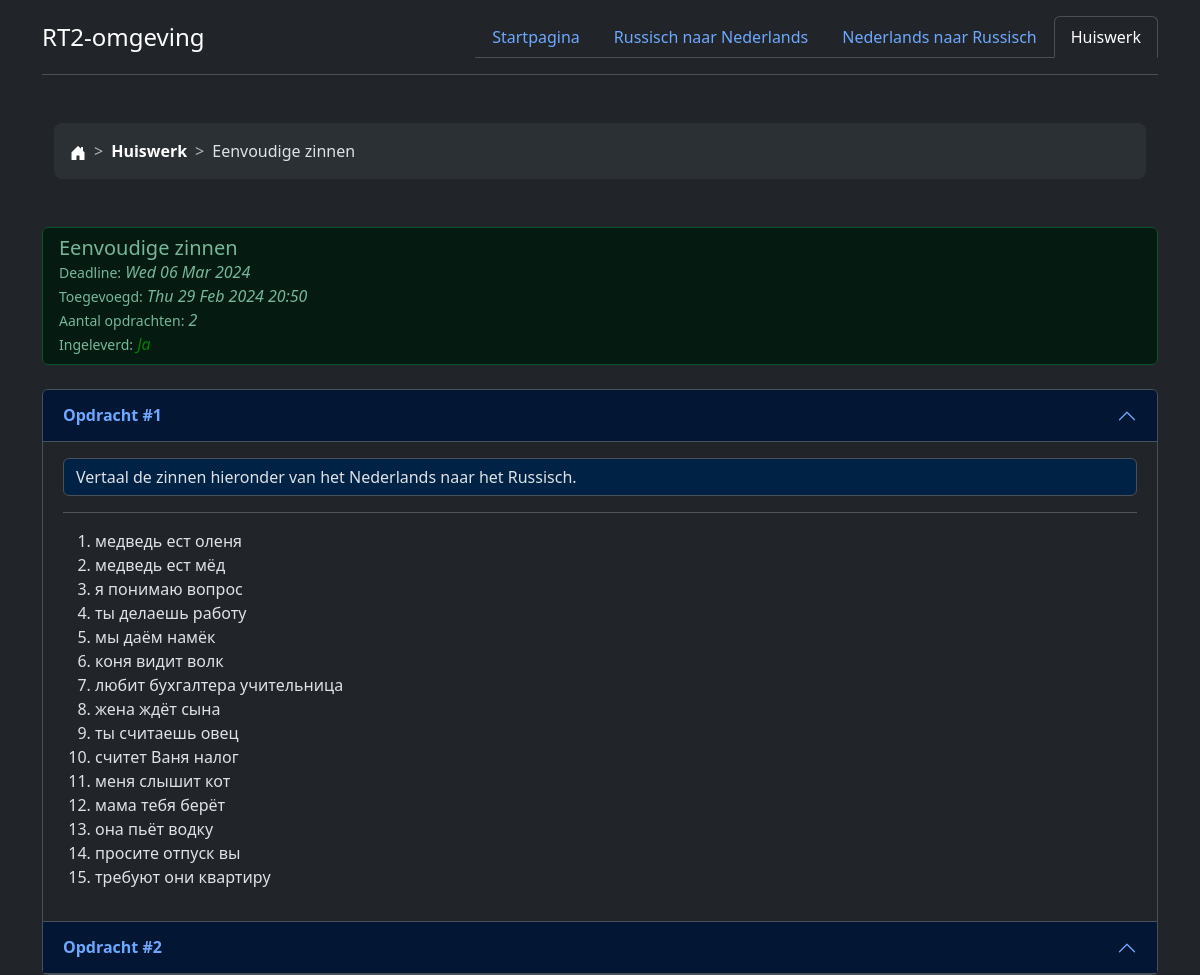
The app's page /huiswerk/9/ with its own data.
### Vocabulaire/models.py (models this page shows, shortened)
class Homework(models.Model):
    created = models.DateTimeField(null=True, blank=True)
    visible = models.BooleanField(default=False)
    deadline = models.DateField()
    topic = models.CharField(max_length=200)
    done = models.BooleanField()
    def __str__(self):
        return self.topic

class Task(models.Model):
    homework = models.ForeignKey(Homework, on_delete=models.CASCADE)
    description = models.TextField()
    content = RichTextField()

### Vocabulaire/views.py (the view)
# urls.py: path("huiswerk/<homework_id>/", views.tasks, name='tasks'),
def tasks(request, homework_id):
    homework = Homework.objects.get(id=homework_id)
    tasks = homework.task_set.all()
    breadcrumb = ['homework', 'tasks']
    breadcrumb_names = [unquote(page) for page in reverse('tasks', args=[
        homework_id]).strip(
        "/").split("/")]
    breadcrumb_names[-1] = str(homework)
    today = date.today()
    context = {
        'breadcrumb': list(zip(breadcrumb, breadcrumb_names)),
        'homework': homework,
        'tasks': tasks,
        'today': today,
    }
    return render(request, "Vocabulaire/tasks.html", context)

### templates/Vocabulaire/tasks.html (shortened to what this page needs)
{% extends 'Vocabulaire/base.html' %}
{% block content %}
    <ul class="list-group">
      <li class="list-group-item{% if homework.done %} list-group-item-success{% elif homework.deadline < today %} list-group-item-warning{% endif %}">
          <div class="card-body">
            <h5 class="card-title">{{ homework|capfirst }}</h5>
              <small>Deadline:</small> <i>{{ homework.deadline|date:"D d M Y" }}</i><br>
              <small>Toegevoegd:</small> <i>{{ homework.created|date:"D d M Y" }} {{ homework.created|time:"H:i" }}</i><br>
              <small>Aantal opdrachten:</small> <i>{{ homework.task_set.all|length }}</i><br>
            <small>Ingeleverd:</small> <i>{% if homework.done %}<span style="color: green">Ja</span>{% else %}<span style="color: red">Nog niet</span>{% endif %}</i>
          </div>
      </li>
  </ul>
<br>
<div class="accordion" id="accordionExample">
{% for task in tasks %}
  <div class="accordion-item">
    <h2 class="accordion-header">
      <button class="accordion-button" type="button" data-bs-toggle="collapse" data-bs-target="#task{{ task.id }}" aria-expanded="true" aria-controls="collapseOne">
        <b>Opdracht #{{ forloop.counter }}</b>
      </button>
    </h2>
    <div id="task{{ task.id }}" class="accordion-collapse collapse{% if forloop.first %} show{% endif %}" data-bs-parent="#accordionExample">
      <div class="accordion-body">
        <span class="form-control" style="background-color: #002244">
          {{ task.description|capfirst }}
        </span>
        <hr>
        {{ task.content|safe }}
      </div>
    </div>
  </div>
{% empty %}
  Helemaal geen idee hoe het gebeurd is, maar er zijn geen opdrachten voor dit huiswerk!
{% endfor %}
</div>
{% endblock %}

### templates/Vocabulaire/base.html (shortened to what this page needs)
<!DOCTYPE html>
<html lang="en" data-bs-theme="dark">
<head>
  <link href="https://cdn.jsdelivr.net/npm/bootstrap@5.3.2/dist/css/bootstrap.min.css" rel="stylesheet"
>
  <link href="https://getbootstrap.com/docs/5.3/examples/breadcrumbs/breadcrumbs.css" rel="stylesheet">
</head>
<body>
  <div class="container">
    <header class="d-flex flex-wrap justify-content-center py-3 mb-4 border-bottom">
      <a href="/" class="d-flex align-items-center mb-3 mb-md-0 me-md-auto link-body-emphasis text-decoration-none">
        <span class="fs-4">RT2-omgeving</span>
      </a>
      <ul class="nav nav-tabs">
        <li class="nav-item"><a href="/" class="nav-link{% if not breadcrumb.0.1 %} active" aria-current="page{% endif %}">Startpagina</a></li>
        <li class="nav-item"><a href="{% url 'russian' %}" class="nav-link{% if breadcrumb.0.1 == 'russisch' %} active" aria-current="page{% endif %}">Russisch naar Nederlands</a></li>
        <li class="nav-item"><a href="{% url 'dutch' %}" class="nav-link{% if breadcrumb.0.1 == 'nederlands' %} active" aria-current="page{% endif %}">Nederlands naar Russisch</a></li>
        <li class="nav-item"><a href="{% url 'homework' %}" class="nav-link{% if breadcrumb.0.1 == 'huiswerk' %} active" aria-current="page{% endif %}">Huiswerk</a></li>
      </ul>
    </header>
  </div>
<div class="container">
  <div class="container my-5">
    <nav style="--bs-breadcrumb-divider: '>';" aria-label="breadcrumb">
      <ol class="breadcrumb breadcrumb-chevron p-3 bg-body-tertiary rounded-3">
        <li class="breadcrumb-item">
          <a class="link-body-emphasis" href={% url 'index' %}>
            <svg class="bi" width="16" height="16">
              <use xlink:href="#house-door-fill" fill="white"></use>
            </svg>
        </li>
        {% for link, name in breadcrumb %}
          <li class="breadcrumb-item">
            {% if not forloop.last %}<a class="link-body-emphasis fw-semibold text-decoration-none" href="{% url link %}">{{ name|capfirst }}</a>
            {% else %}{{ name|capfirst }}{% endif %}
          </li>
        {% endfor %}
      </ol>
    </nav>
  </div>
  {% block content %}{% endblock %}
</div>
</body>
</html>

### templates/Vocabulaire/base.html (style rules this page uses)
body { -ms-overflow-style: none; }
html { overflow: scroll; scrollbar-width: none; }
a { text-decoration: none; }

### records on screen
Homework: breadcrumb "Eenvoudige zinnen", topic "Eenvoudige zinnen", deadline "Wed 06 Mar 2024", created "Thu 29 Feb 2024", created "20:50", task_set.all|length "2"
Task: description "Vertaal de zinnen hieronder van het Nederlands naar het Russisch.", content "медведь ест оленя медведь ест мёд я понимаю вопрос ты делаешь работу мы даём намёк коня видит волк любит бухгалтера учительница жена ждёт сына ты считаешь овец считет Ваня налог меня слышит кот мама тебя берёт она пьёт водку просите отпуск вы требуют они квартиру"

### other values on screen
{{ name|capfirst }} "Huiswerk"
